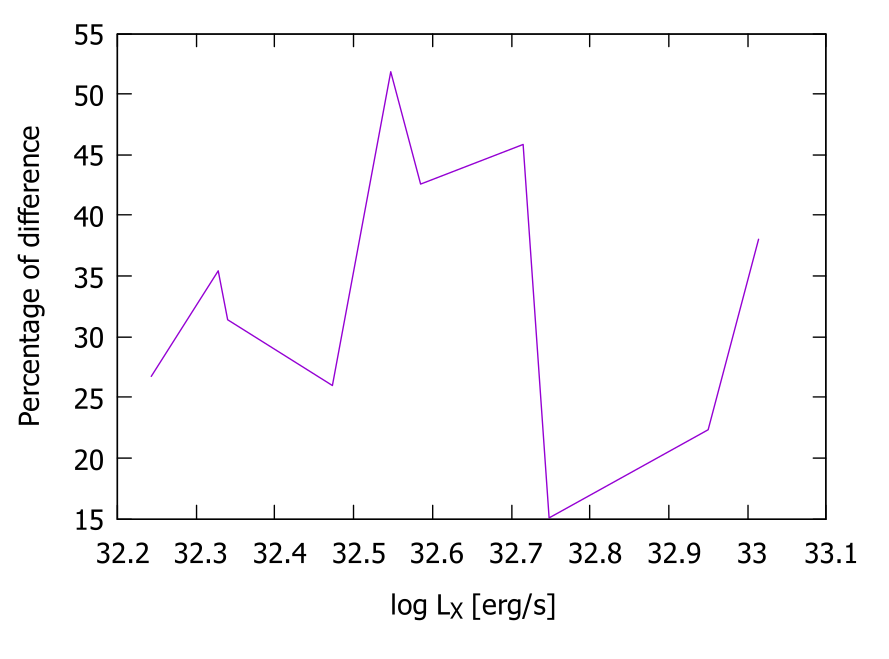

Recreate this plot in gnuplot.
#    
#    	G N U P L O T
#    	Version 6.0 patchlevel 2    last modified 2024-12-19 
#    
#    	Copyright (C) 1986-1993, 1998, 2004, 2007-2024
#    	Thomas Williams, Colin Kelley and many others
#    
#    	gnuplot home:     http://www.gnuplot.info
#    	faq, bugs, etc:   type "help FAQ"
#    	immediate help:   type "help"  (plot window: hit 'h')
# set terminal qt 0 font "Sans,10"
# set output
unset clip points
set clip one
unset clip two
unset clip radial
set errorbars front 1.000000 
set border 31 front lt black linewidth 1.000 dashtype solid
set cornerpoles
set zdata 
set ydata 
set xdata 
set y2data 
set x2data 
set boxwidth
set boxdepth 0
set style fill  empty border
set style rectangle back fc  bgnd fillstyle   solid 1.00 border lt -1
set style circle radius graph 0.02 
set style ellipse size graph 0.05, 0.03 angle 0 units xy
set dummy x, y
set format x "% h" 
set format y "% h" 
set format x2 "% h" 
set format y2 "% h" 
set format z "% h" 
set format cb "% h" 
set format r "% h" 
set ttics format "% h"
set timefmt "%d/%m/%y,%H:%M"
set angles radians
set tics back
unset grid
unset raxis
set theta counterclockwise right
set style parallel front  lt black linewidth 2.000 dashtype solid
set key notitle
set key fixed right top vertical Right noreverse enhanced autotitle nobox
set key noinvert samplen 4 spacing 1 width 0 height 0
set key maxcolumns 0 maxrows 0
set key noopaque
unset key
unset label
unset arrow
unset style line
unset style arrow
set style histogram clustered gap 2 title textcolor lt -1
unset object
unset walls
set style textbox  transparent margins  1.0,  1.0 border  lt -1 linewidth  1.0
set offsets 0, 0, 0, 0
set pointsize 1
set pointintervalbox 1
set encoding cp1251
unset parametric
unset polar
unset spiderplot
unset decimalsign
unset micro
unset minussign
set view 60, 30, 1, 1
set view azimuth 0
set rgbmax 255
set samples 100, 100
set isosamples 10, 10
set surface implicit
set surface
set mapping cartesian
set datafile separator whitespace
set datafile nocolumnheaders
unset hidden3d

unset contour
set cntrlabel  format '%8.3g' font '' start 5 interval 20
set cntrparam order 4
set cntrparam linear
set cntrparam levels 5
set cntrparam levels auto
set cntrparam firstlinetype 0 unsorted
set cntrparam points 5
set size ratio 0 1,1
set origin 0,0
set contourfill auto 5
set contourfill palette
set style data points
set style function lines
unset xzeroaxis
unset yzeroaxis
unset zzeroaxis
unset x2zeroaxis
unset y2zeroaxis
set xyplane relative 0.5
set tics scale  1, 0.5, 1, 1, 1
set mxtics default
set mytics default
set mztics default
set mx2tics default
set my2tics default
set mcbtics default
set mrtics default
set nomttics
set xtics border in scale 1,0.5 mirror norotate  autojustify
set xtics  norangelimit autofreq 
set ytics border in scale 1,0.5 mirror norotate  autojustify
set ytics  norangelimit autofreq 
set ztics border in scale 1,0.5 nomirror norotate  autojustify
set ztics  norangelimit autofreq 
unset x2tics
unset y2tics
set cbtics border in scale 1,0.5 mirror norotate  autojustify
set cbtics  norangelimit autofreq 
set rtics axis in scale 1,0.5 nomirror norotate  autojustify
set rtics  norangelimit autofreq 
unset ttics
set title "" 
set title  font "" textcolor lt -1 norotate
set timestamp bottom 
set timestamp "" 
set timestamp  font "" textcolor lt -1 norotate
set trange [ * : * ] noreverse nowriteback
set urange [ * : * ] noreverse nowriteback
set vrange [ * : * ] noreverse nowriteback
set xlabel "log L_X [erg/s]" 
set xlabel  font "" textcolor lt -1 norotate
set x2label "" 
set x2label  font "" textcolor lt -1 norotate
set xrange [ * : * ] noreverse writeback
set x2range [ * : * ] noreverse writeback
set ylabel "Percentage of difference" 
set ylabel  font "" textcolor lt -1 rotate
set y2label "" 
set y2label  font "" textcolor lt -1 rotate
set yrange [ * : * ] noreverse writeback
set y2range [ * : * ] noreverse writeback
set zlabel "" 
set zlabel  font "" textcolor lt -1 norotate
set zrange [ * : * ] noreverse writeback
set cblabel "" 
set cblabel  font "" textcolor lt -1 rotate
set cbrange [ * : * ] noreverse writeback
set rlabel "" 
set rlabel  font "" textcolor lt -1 norotate
set rrange [ * : * ] noreverse writeback
unset logscale
unset jitter
set zero 1e-08
set lmargin  -1
set bmargin  -1
set rmargin  -1
set tmargin  -1
set locale "Bulgarian_Bulgaria.1251"
set pm3d explicit at s
set pm3d scansautomatic
set pm3d interpolate 1,1 flush begin noftriangles noborder corners2color mean
set pm3d clip z 
set pm3d nolighting
set palette positive nops_allcF maxcolors 0 gamma 1.5 color model RGB 
set palette rgbformulae 7, 5, 15
set colorbox default
set colorbox vertical origin screen 0.9, 0.2 size screen 0.05, 0.6 front  noinvert bdefault
set style boxplot candles range  1.50 outliers pt 7 separation 1 labels auto unsorted
set chi_shapes fraction 0.60
set loadpath 
set fontpath
set psdir
set fit brief errorvariables nocovariancevariables errorscaling prescale nowrap v5
GNUTERM = "qt"
I = {0.0, 1.0}
VoxelDistance = 0.0
GridDistance = 0.0
## Last datafile plotted: "Petko.txt"
## Last plot command
plot "H5.txt" u 1:(100*(1-$2)) w l
#    EOF
